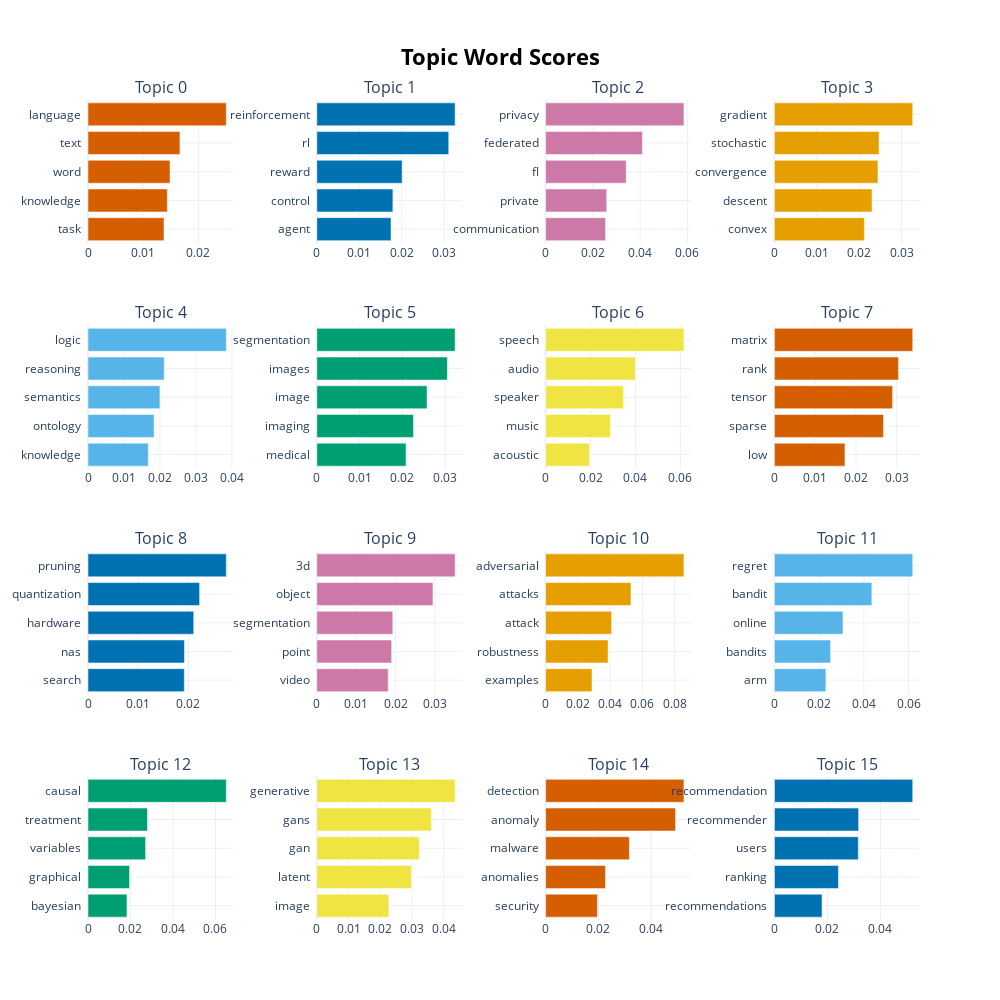

Notebook cell for this chart:
### Markdown cell above
### Topics Generated

 - The model generated a total of 47 topics.
 - These topics are shown below (with the top 5 keywords from each topic). These clearly represent well-defined categories within ML literature.

### Code cell
# Show Topics
topic_visualization

### Figure 1 — Plotly figure (JSON) as saved in the notebook; plotly's stock layout.template omitted (floating-point values rounded to 4 significant figures)
{"data": [{"marker": {"color": "#D55E00"}, "orientation": "h", "type": "bar", "x": [0.01376, 0.01436, 0.01484, 0.01664, 0.02504], "xaxis": "x", "y": ["task  ", "knowledge  ", "word  ", "text  ", "language  "], "yaxis": "y"}, {"marker": {"color": "#0072B2"}, "orientation": "h", "type": "bar", "x": [0.01748, 0.01792, 0.0201, 0.03107, 0.03258], "xaxis": "x2", "y": ["agent  ", "control  ", "reward  ", "rl  ", "reinforcement  "], "yaxis": "y2"}, {"marker": {"color": "#CC79A7"}, "orientation": "h", "type": "bar", "x": [0.02537, 0.02585, 0.03407, 0.04095, 0.05851], "xaxis": "x3", "y": ["communication  ", "private  ", "fl  ", "federated  ", "privacy  "], "yaxis": "y3"}, {"marker": {"color": "#E69F00"}, "orientation": "h", "type": "bar", "x": [0.02124, 0.02305, 0.02444, 0.02469, 0.03265], "xaxis": "x4", "y": ["convex  ", "descent  ", "convergence  ", "stochastic  ", "gradient  "], "yaxis": "y4"}, {"marker": {"color": "#56B4E9"}, "orientation": "h", "type": "bar", "x": [0.01676, 0.01837, 0.01999, 0.02119, 0.03845], "xaxis": "x5", "y": ["knowledge  ", "ontology  ", "semantics  ", "reasoning  ", "logic  "], "yaxis": "y5"}, {"marker": {"color": "#009E73"}, "orientation": "h", "type": "bar", "x": [0.02086, 0.0226, 0.02578, 0.03053, 0.03234], "xaxis": "x6", "y": ["medical  ", "imaging  ", "image  ", "images  ", "segmentation  "], "yaxis": "y6"}, {"marker": {"color": "#F0E442"}, "orientation": "h", "type": "bar", "x": [0.01954, 0.02889, 0.03469, 0.03997, 0.06158], "xaxis": "x7", "y": ["acoustic  ", "music  ", "speaker  ", "audio  ", "speech  "], "yaxis": "y7"}, {"marker": {"color": "#D55E00"}, "orientation": "h", "type": "bar", "x": [0.0173, 0.02675, 0.02898, 0.03042, 0.03392], "xaxis": "x8", "y": ["low  ", "sparse  ", "tensor  ", "rank  ", "matrix  "], "yaxis": "y8"}, {"marker": {"color": "#0072B2"}, "orientation": "h", "type": "bar", "x": [0.01918, 0.01921, 0.02106, 0.02223, 0.02755], "xaxis": "x9", "y": ["search  ", "nas  ", "hardware  ", "quantization  ", "pruning  "], "yaxis": "y9"}, {"marker": {"color": "#CC79A7"}, "orientation": "h", "type": "bar", "x": [0.01812, 0.01899, 0.01928, 0.02947, 0.0351], "xaxis": "x10", "y": ["video  ", "point  ", "segmentation  ", "object  ", "3d  "], "yaxis": "y10"}, {"marker": {"color": "#E69F00"}, "orientation": "h", "type": "bar", "x": [0.02877, 0.03874, 0.04093, 0.05292, 0.08577], "xaxis": "x11", "y": ["examples  ", "robustness  ", "attack  ", "attacks  ", "adversarial  "], "yaxis": "y11"}, {"marker": {"color": "#56B4E9"}, "orientation": "h", "type": "bar", "x": [0.02303, 0.02513, 0.03067, 0.04359, 0.06187], "xaxis": "x12", "y": ["arm  ", "bandits  ", "online  ", "bandit  ", "regret  "], "yaxis": "y12"}, {"marker": {"color": "#009E73"}, "orientation": "h", "type": "bar", "x": [0.01833, 0.01955, 0.02711, 0.02799, 0.0651], "xaxis": "x13", "y": ["bayesian  ", "graphical  ", "variables  ", "treatment  ", "causal  "], "yaxis": "y13"}, {"marker": {"color": "#F0E442"}, "orientation": "h", "type": "bar", "x": [0.02272, 0.02983, 0.0323, 0.03613, 0.0436], "xaxis": "x14", "y": ["image  ", "latent  ", "gan  ", "gans  ", "generative  "], "yaxis": "y14"}, {"marker": {"color": "#D55E00"}, "orientation": "h", "type": "bar", "x": [0.01958, 0.02264, 0.03168, 0.04913, 0.05231], "xaxis": "x15", "y": ["security  ", "anomalies  ", "malware  ", "anomaly  ", "detection  "], "yaxis": "y15"}, {"marker": {"color": "#0072B2"}, "orientation": "h", "type": "bar", "x": [0.01796, 0.02416, 0.03165, 0.03177, 0.05217], "xaxis": "x16", "y": ["recommendations  ", "ranking  ", "users  ", "recommender  ", "recommendation  "], "yaxis": "y16"}], "layout": {"annotations": [{"font": {"size": 16}, "showarrow": false, "text": "Topic 0", "x": 0.0875, "xanchor": "center", "xref": "paper", "y": 1, "yanchor": "bottom", "yref": "paper"}, {"font": {"size": 16}, "showarrow": false, "text": "Topic 1", "x": 0.3625, "xanchor": "center", "xref": "paper", "y": 1, "yanchor": "bottom", "yref": "paper"}, {"font": {"size": 16}, "showarrow": false, "text": "Topic 2", "x": 0.6375, "xanchor": "center", "xref": "paper", "y": 1, "yanchor": "bottom", "yref": "paper"}, {"font": {"size": 16}, "showarrow": false, "text": "Topic 3", "x": 0.9125, "xanchor": "center", "xref": "paper", "y": 1, "yanchor": "bottom", "yref": "paper"}, {"font": {"size": 16}, "showarrow": false, "text": "Topic 4", "x": 0.0875, "xanchor": "center", "xref": "paper", "y": 0.725, "yanchor": "bottom", "yref": "paper"}, {"font": {"size": 16}, "showarrow": false, "text": "Topic 5", "x": 0.3625, "xanchor": "center", "xref": "paper", "y": 0.725, "yanchor": "bottom", "yref": "paper"}, {"font": {"size": 16}, "showarrow": false, "text": "Topic 6", "x": 0.6375, "xanchor": "center", "xref": "paper", "y": 0.725, "yanchor": "bottom", "yref": "paper"}, {"font": {"size": 16}, "showarrow": false, "text": "Topic 7", "x": 0.9125, "xanchor": "center", "xref": "paper", "y": 0.725, "yanchor": "bottom", "yref": "paper"}, {"font": {"size": 16}, "showarrow": false, "text": "Topic 8", "x": 0.0875, "xanchor": "center", "xref": "paper", "y": 0.45, "yanchor": "bottom", "yref": "paper"}, {"font": {"size": 16}, "showarrow": false, "text": "Topic 9", "x": 0.3625, "xanchor": "center", "xref": "paper", "y": 0.45, "yanchor": "bottom", "yref": "paper"}, {"font": {"size": 16}, "showarrow": false, "text": "Topic 10", "x": 0.6375, "xanchor": "center", "xref": "paper", "y": 0.45, "yanchor": "bottom", "yref": "paper"}, {"font": {"size": 16}, "showarrow": false, "text": "Topic 11", "x": 0.9125, "xanchor": "center", "xref": "paper", "y": 0.45, "yanchor": "bottom", "yref": "paper"}, {"font": {"size": 16}, "showarrow": false, "text": "Topic 12", "x": 0.0875, "xanchor": "center", "xref": "paper", "y": 0.175, "yanchor": "bottom", "yref": "paper"}, {"font": {"size": 16}, "showarrow": false, "text": "Topic 13", "x": 0.3625, "xanchor": "center", "xref": "paper", "y": 0.175, "yanchor": "bottom", "yref": "paper"}, {"font": {"size": 16}, "showarrow": false, "text": "Topic 14", "x": 0.6375, "xanchor": "center", "xref": "paper", "y": 0.175, "yanchor": "bottom", "yref": "paper"}, {"font": {"size": 16}, "showarrow": false, "text": "Topic 15", "x": 0.9125, "xanchor": "center", "xref": "paper", "y": 0.175, "yanchor": "bottom", "yref": "paper"}], "height": 1000, "hoverlabel": {"bgcolor": "white", "font": {"family": "Rockwell", "size": 16}}, "showlegend": false, "title": {"font": {"color": "Black", "size": 22}, "text": "<b>Topic Word Scores", "x": 0.5, "xanchor": "center", "yanchor": "top"}, "width": 1000, "xaxis": {"anchor": "y", "autorange": true, "domain": [0, 0.175], "range": [0, 0.02636], "showgrid": true, "type": "linear"}, "xaxis10": {"anchor": "y10", "autorange": true, "domain": [0.275, 0.45], "range": [0, 0.03694], "showgrid": true, "type": "linear"}, "xaxis11": {"anchor": "y11", "autorange": true, "domain": [0.55, 0.725], "range": [0, 0.09028], "showgrid": true, "type": "linear"}, "xaxis12": {"anchor": "y12", "autorange": true, "domain": [0.825, 1], "range": [0, 0.06512], "showgrid": true, "type": "linear"}, "xaxis13": {"anchor": "y13", "autorange": true, "domain": [0, 0.175], "range": [0, 0.06853], "showgrid": true, "type": "linear"}, "xaxis14": {"anchor": "y14", "autorange": true, "domain": [0.275, 0.45], "range": [0, 0.0459], "showgrid": true, "type": "linear"}, "xaxis15": {"anchor": "y15", "autorange": true, "domain": [0.55, 0.725], "range": [0, 0.05506], "showgrid": true, "type": "linear"}, "xaxis16": {"anchor": "y16", "autorange": true, "domain": [0.825, 1], "range": [0, 0.05492], "showgrid": true, "type": "linear"}, "xaxis2": {"anchor": "y2", "autorange": true, "domain": [0.275, 0.45], "range": [0, 0.03429], "showgrid": true, "type": "linear"}, "xaxis3": {"anchor": "y3", "autorange": true, "domain": [0.55, 0.725], "range": [0, 0.06159], "showgrid": true, "type": "linear"}, "xaxis4": {"anchor": "y4", "autorange": true, "domain": [0.825, 1], "range": [0, 0.03436], "showgrid": true, "type": "linear"}, "xaxis5": {"anchor": "y5", "autorange": true, "domain": [0, 0.175], "range": [0, 0.04048], "showgrid": true, "type": "linear"}, "xaxis6": {"anchor": "y6", "autorange": true, "domain": [0.275, 0.45], "range": [0, 0.03404], "showgrid": true, "type": "linear"}, "xaxis7": {"anchor": "y7", "autorange": true, "domain": [0.55, 0.725], "range": [0, 0.06482], "showgrid": true, "type": "linear"}, "xaxis8": {"anchor": "y8", "autorange": true, "domain": [0.825, 1], "range": [0, 0.0357], "showgrid": true, "type": "linear"}, "xaxis9": {"anchor": "y9", "autorange": true, "domain": [0, 0.175], "range": [0, 0.029], "showgrid": true, "type": "linear"}, "yaxis": {"anchor": "x", "autorange": true, "domain": [0.825, 1], "range": [-0.5, 4.5], "showgrid": true, "type": "category"}, "yaxis10": {"anchor": "x10", "autorange": true, "domain": [0.275, 0.45], "range": [-0.5, 4.5], "showgrid": true, "type": "category"}, "yaxis11": {"anchor": "x11", "autorange": true, "domain": [0.275, 0.45], "range": [-0.5, 4.5], "showgrid": true, "type": "category"}, "yaxis12": {"anchor": "x12", "autorange": true, "domain": [0.275, 0.45], "range": [-0.5, 4.5], "showgrid": true, "type": "category"}, "yaxis13": {"anchor": "x13", "autorange": true, "domain": [0, 0.175], "range": [-0.5, 4.5], "showgrid": true, "type": "category"}, "yaxis14": {"anchor": "x14", "autorange": true, "domain": [0, 0.175], "range": [-0.5, 4.5], "showgrid": true, "type": "category"}, "yaxis15": {"anchor": "x15", "autorange": true, "domain": [0, 0.175], "range": [-0.5, 4.5], "showgrid": true, "type": "category"}, "yaxis16": {"anchor": "x16", "autorange": true, "domain": [0, 0.175], "range": [-0.5, 4.5], "showgrid": true, "type": "category"}, "yaxis2": {"anchor": "x2", "autorange": true, "domain": [0.825, 1], "range": [-0.5, 4.5], "showgrid": true, "type": "category"}, "yaxis3": {"anchor": "x3", "autorange": true, "domain": [0.825, 1], "range": [-0.5, 4.5], "showgrid": true, "type": "category"}, "yaxis4": {"anchor": "x4", "autorange": true, "domain": [0.825, 1], "range": [-0.5, 4.5], "showgrid": true, "type": "category"}, "yaxis5": {"anchor": "x5", "autorange": true, "domain": [0.55, 0.725], "range": [-0.5, 4.5], "showgrid": true, "type": "category"}, "yaxis6": {"anchor": "x6", "autorange": true, "domain": [0.55, 0.725], "range": [-0.5, 4.5], "showgrid": true, "type": "category"}, "yaxis7": {"anchor": "x7", "autorange": true, "domain": [0.55, 0.725], "range": [-0.5, 4.5], "showgrid": true, "type": "category"}, "yaxis8": {"anchor": "x8", "autorange": true, "domain": [0.55, 0.725], "range": [-0.5, 4.5], "showgrid": true, "type": "category"}, "yaxis9": {"anchor": "x9", "autorange": true, "domain": [0.275, 0.45], "range": [-0.5, 4.5], "showgrid": true, "type": "category"}}}
